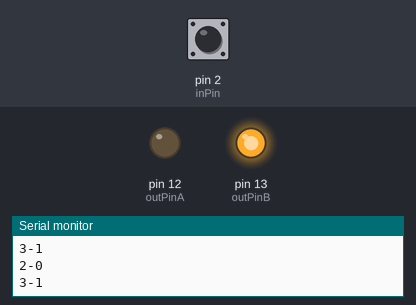
This sketch was run on a simulated Arduino Mega 2560, built with avr-gcc and run on an emulated ATmega2560. Parts: output pins drawn as LEDs (lit = HIGH), the last lines printed to the serial monitor. The test bench sets the inputs (shaded band); at power-on: pin 2 (inPin) HIGH.

Above: at 1.2 s.
1.3 s: pin 2 (inPin) pulled LOW for 0.15 s
At 1.45 s:
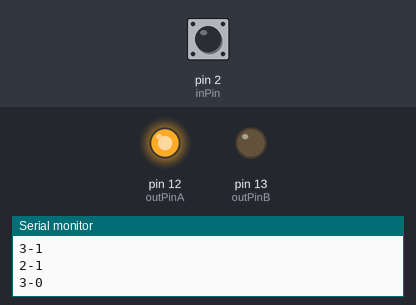
3.1 s: pin 2 (inPin) pulled LOW for 3.2 s
At 6.35 s:
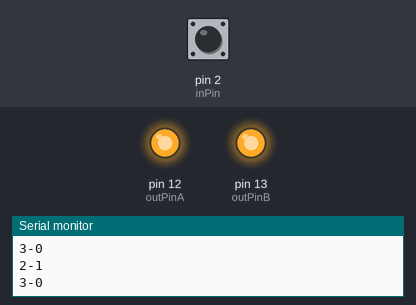
Timing chart, 0 to 7.9 s (numbered marks = the images above; inputs shaded):
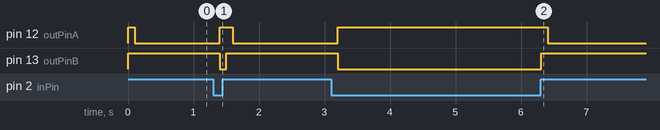

The sketch:

Arduino_Asteroids_Seesaw.ino
```cpp
// BOARD --- Arduino Mega 2560
// PORT  --- /dev/tty.usbmodemfa141

int inPin = 2;         // input pin for the tilt sensor
int outPinA = 12;      // output pins for the leds - just feedback for debugging
int outPinB = 13;

int LEDstate = HIGH;   // the current state of the output pin
int reading;           // the current reading from the input pin
int previous = LOW;    // the previous reading from the input pin

// the following variables are long's because the time, measured in miliseconds,
// will quickly become a bigger number than can be stored in an int.
long time = 0;         // the last time the output pin was toggled
long debounce = 50;    // the debounce time, increase if the output flickers

int left, right;       // turn direction

void setup()
{
  Serial.begin(9600);
  pinMode(inPin, INPUT);
  digitalWrite(inPin, HIGH);   // set initial value
  pinMode(outPinA, OUTPUT);
  pinMode(outPinB, OUTPUT);
}

void loop()
{
  int switchstate;

  reading = digitalRead(inPin);

  // If the switch changed, due to bounce or pressing...
  if (reading != previous) {
    // reset the debouncing timer
    time = millis();
  }

  if ((millis() - time) > debounce) {
     // whatever the switch is at, its been there for a long time
     // so lets settle on it!
     switchstate = reading;

     // Now invert the output on the pin13 LED
    if (switchstate == HIGH)
    {
      // left = 20;  right = 31;
      Serial.println("2-0");
      Serial.println("3-1");
      LEDstate = LOW;
    }
    else
    {
      //left = 21;  right = 30;
      Serial.println("2-1");
      Serial.println("3-0");
      LEDstate = HIGH;
    }
  }
  digitalWrite(outPinA, LEDstate);
  digitalWrite(outPinB, switchstate);

  delay(100);

  // Save the last reading so we keep a running tally
  previous = reading;
}
```

Measured:
- after the input at 1.3 s, pin 12 (outPinA): LOW → HIGH after 0.10 s, → LOW 0.20 s later; pin 13 (outPinB): HIGH → LOW after 0.10 s, → HIGH 0.10 s later
- after the input at 3.1 s, pin 12 (outPinA): LOW → HIGH after 0.10 s, → LOW 3.2 s later; pin 13 (outPinB): HIGH → LOW after 0.10 s, → HIGH 3.1 s later
